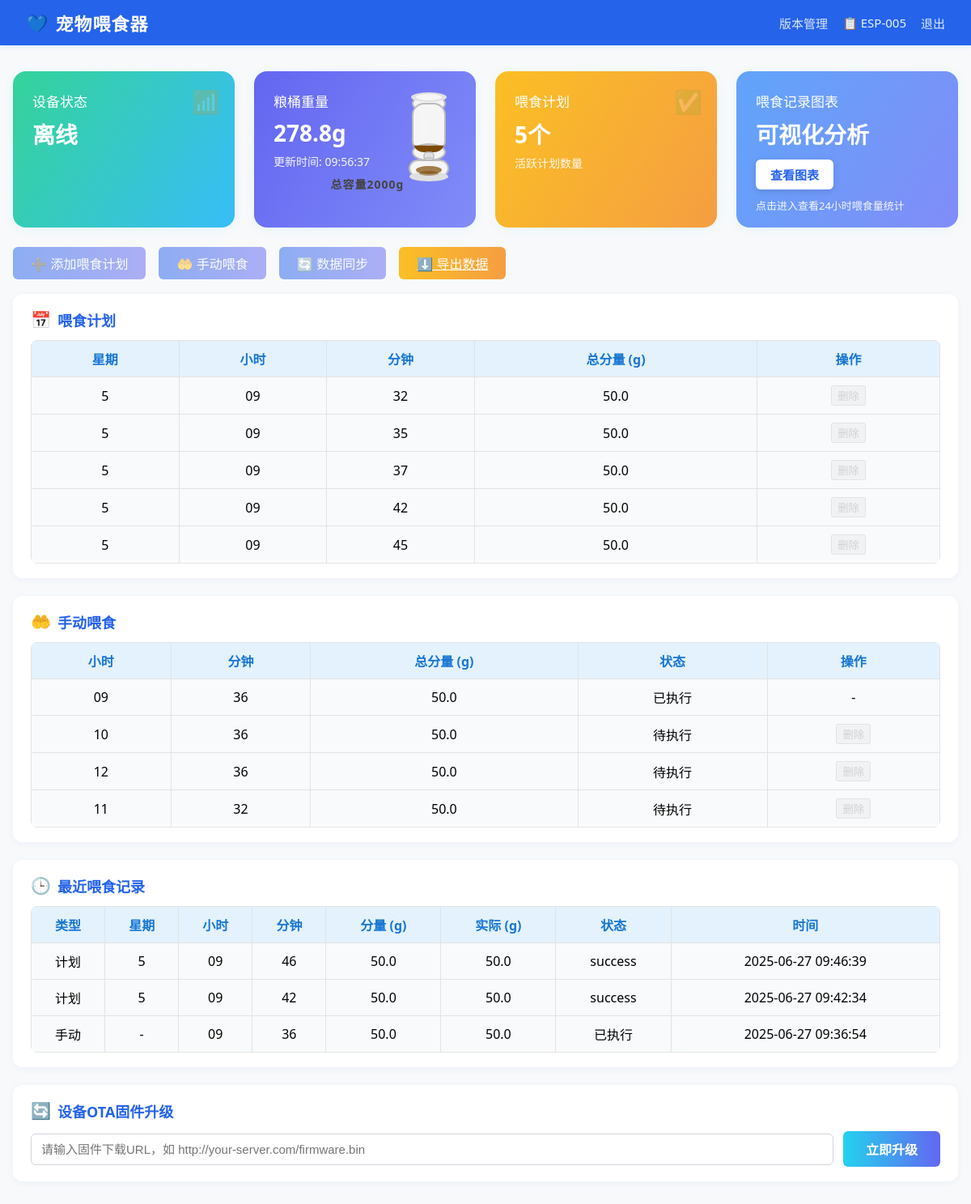
Screenshot of /?device_id=ESP-005 (signed in) with the database file from the repository.
### pet_feeder_server.py (models this page shows)
class Device(db.Model):
    __tablename__ = 'devices'
    id = db.Column(db.Integer, primary_key=True)
    device_id = db.Column(db.String(20), unique=True, nullable=False)
    password = db.Column(db.String(100), nullable=False)
    device_type = db.Column(db.String(50), default='pet_feeder')
    firmware_version = db.Column(db.String(20), default='1.0.0')
    protocol_version = db.Column(db.String(10), default='1.0')  # 新增：协议版本
    hardware_version = db.Column(db.String(10), default='1.0')  # 新增：硬件版本
    first_seen = db.Column(db.DateTime, default=datetime.utcnow)
    last_seen = db.Column(db.DateTime, default=datetime.utcnow)
    is_online = db.Column(db.Boolean, default=False)
    heartbeat_count = db.Column(db.Integer, default=0)
    grain_weight = db.Column(db.Float, default=0.0)  # 粮桶重量
    last_grain_update = db.Column(db.DateTime, default=datetime.utcnow)
    boot_count = db.Column(db.Integer, default=0)  # 新增：启动次数
    install_time = db.Column(db.DateTime, default=datetime.utcnow)  # 新增：安装时间

class FeedingPlan(db.Model):
    __tablename__ = 'feeding_plans'
    id = db.Column(db.Integer, primary_key=True)
    device_id = db.Column(db.String(20), db.ForeignKey('devices.device_id'), nullable=False)
    day_of_week = db.Column(db.Integer, nullable=False)  # 1-7 (周一到周日)
    hour = db.Column(db.Integer, nullable=False)  # 0-23
    minute = db.Column(db.Integer, nullable=False)  # 0-59
    feeding_amount = db.Column(db.Float, nullable=False)  # 喂食量(克)
    is_active = db.Column(db.Boolean, default=True)
    created_at = db.Column(db.DateTime, default=datetime.utcnow)
    is_confirmed = db.Column(db.Boolean, default=False)  # 新增：设备确认后为True
    is_pending_delete = db.Column(db.Boolean, default=False)  # 新增：标记为待删除

class FeedingRecord(db.Model):
    __tablename__ = 'feeding_records'
    id = db.Column(db.Integer, primary_key=True)
    device_id = db.Column(db.String(20), db.ForeignKey('devices.device_id'), nullable=False)
    day_of_week = db.Column(db.Integer, nullable=False)
    hour = db.Column(db.Integer, nullable=False)
    minute = db.Column(db.Integer, nullable=False)
    feeding_amount = db.Column(db.Float, nullable=False)
    actual_amount = db.Column(db.Float, nullable=True)  # 实际喂食量
    status = db.Column(db.String(20), default='success')  # success, failed, partial
    created_at = db.Column(db.DateTime, default=datetime.utcnow)

class ManualFeeding(db.Model):
    __tablename__ = 'manual_feedings'
    id = db.Column(db.Integer, primary_key=True)
    device_id = db.Column(db.String(20), db.ForeignKey('devices.device_id'), nullable=False)
    hour = db.Column(db.Integer, nullable=False)
    minute = db.Column(db.Integer, nullable=False)
    feeding_amount = db.Column(db.Float, nullable=False)
    is_confirmed = db.Column(db.Boolean, default=False)  # 新增：设备确认收到指令
    is_executed = db.Column(db.Boolean, default=False)   # 设备实际执行
    created_at = db.Column(db.DateTime, default=datetime.utcnow)
    executed_at = db.Column(db.DateTime, nullable=True)
    is_pending_delete = db.Column(db.Boolean, default=False)  # 新增：标记为待删除

### pet_feeder_server.py (the view, shortened to what this page needs)
@app.route('/', methods=['GET', 'POST'])
def index():
    if request.method == 'POST':
        if request.headers.get('Host', '').startswith('hub5p.sandai.net'):
            return '', 404
        print("收到POST /，请求头：", dict(request.headers))
        return redirect(url_for('index'))
    if 'admin_user' in session and request.args.get('device_id'):
        device_id = request.args.get('device_id')
        device = Device.query.filter_by(device_id=device_id).first()
        if not device:
            flash('设备不存在', 'error')
            return redirect(url_for('admin_devices'))
    beijing = pytz.timezone('Asia/Shanghai')
    last_seen_local = device.last_seen.replace(tzinfo=pytz.utc).astimezone(beijing) if device.last_seen else None
    last_grain_update_local = device.last_grain_update.replace(tzinfo=pytz.utc).astimezone(beijing) if device.last_grain_update else None
    feeding_plans = FeedingPlan.query.filter_by(device_id=device_id, is_active=True, is_pending_delete=False).all()
    manual_feedings = ManualFeeding.query.filter_by(device_id=device_id, is_executed=False, is_pending_delete=False).all()
    recent_manual_feedings = ManualFeeding.query.filter_by(device_id=device_id, is_pending_delete=False).order_by(ManualFeeding.created_at.desc()).limit(10).all()
    recent_records = FeedingRecord.query.filter_by(device_id=device_id).order_by(FeedingRecord.created_at.desc()).limit(10).all()
    for record in recent_records:
        record.created_at_local = record.created_at.replace(tzinfo=pytz.utc).astimezone(beijing)
    for m in recent_manual_feedings:
        if m.executed_at:
            m.executed_at_local = m.executed_at.replace(tzinfo=pytz.utc).astimezone(beijing)
    merged_plans = {}
    for plan in feeding_plans:
        key = f"{plan.day_of_week}-{plan.hour}-{plan.minute}"
        merged_plans[key] = merged_plans.get(key, 0) + plan.feeding_amount
    merged_manuals = {}
    for m in recent_manual_feedings:
        if m.is_confirmed and not m.is_executed:
            key = f"{m.hour}-{m.minute}-0"  # 0表示待执行
            merged_manuals[key] = merged_manuals.get(key, 0) + m.feeding_amount
        elif m.is_executed:
            key = f"{m.hour}-{m.minute}-1"  # 1表示已执行
            merged_manuals[key] = merged_manuals.get(key, 0) + m.feeding_amount
    return render_template('index.html',
                         device=device,
                         feeding_plans=feeding_plans,
                         manual_feedings=manual_feedings,
                         recent_manual_feedings=recent_manual_feedings,
                         recent_records=recent_records,
                         last_seen_local=last_seen_local,
                         last_grain_update_local=last_grain_update_local,
                         merged_plans=merged_plans,
                         merged_manuals=merged_manuals)

### templates/index.html (shortened to what this page needs)
<!DOCTYPE html>
<html lang="zh-CN">
<head>
</head>
<body>
    <div class="navbar">
        <div class="logo">宠物喂食器</div>
        <div class="nav-right">
            <a href="/admin/versions" class="logout">版本管理</a>
            <span class="device-id">📋 {{ device.device_id }}</span>
            <a href="/logout" class="logout">退出</a>
        </div>
    </div>
    <div class="main-container">
        <div class="status-cards">
            <div class="status-card status-online">
                <div class="card-title">设备状态</div>
                <div class="card-value">{{ '在线' if device.is_online else '离线' }}</div>
                <div class="card-icon">📶</div>
            </div>
            <div class="status-card status-weight">
                <div class="card-title">粮桶重量</div>
                <div class="card-value">{{ device.grain_weight }}g</div>
                <div class="card-desc">更新时间: {{ last_grain_update_local.strftime('%H:%M:%S') if last_grain_update_local else '-' }}</div>
                <div style="position:absolute;top:18px;right:18px;display:flex;flex-direction:column;align-items:center;">
                    {% set percent = (device.grain_weight / 2000.0) if device.grain_weight < 2000 else 1.0 %}
                    <svg width="80" height="120" viewBox="0 0 80 120">
                        <defs>
                            <clipPath id="siloFillClip">
                                <rect x="20" y="22" width="40" height="60" rx="14"/>
                            </clipPath>
                        </defs>
                        <ellipse cx="40" cy="22" rx="20" ry="10" fill="#f5f5f5" stroke="#bbb" stroke-width="2"/>
                        <rect x="20" y="22" width="40" height="60" rx="14" fill="#f5f5f5" stroke="#bbb" stroke-width="2"/>
                        <ellipse cx="40" cy="82" rx="20" ry="10" fill="#f5f5f5" stroke="#bbb" stroke-width="2"/>
                        {% set fill_h = 60 * percent %}
                        <rect x="20" y="{{ 22+60-fill_h }}" width="40" height="{{ fill_h }}" fill="#7c4a03" clip-path="url(#siloFillClip)"/>
                        <ellipse cx="32" cy="52" rx="5" ry="22" fill="#fff" fill-opacity="0.10"/>
                        <ellipse cx="40" cy="14" rx="22" ry="6" fill="#e0e0e0"/>
                        <ellipse cx="40" cy="14" rx="16" ry="4" fill="#fff" fill-opacity="0.7"/>
                        <rect x="34" y="82" width="12" height="10" rx="4" fill="#e0e0e0" stroke="#bbb" stroke-width="1.5"/>
                        <ellipse cx="40" cy="92" rx="6" ry="3" fill="#e0e0e0" stroke="#bbb" stroke-width="1.5"/>
                        <rect x="16" y="92" width="48" height="20" rx="10" fill="#f5f5f5" stroke="#bbb" stroke-width="2"/>
                        <ellipse cx="40" cy="112" rx="24" ry="6" fill="#e0e0e0"/>
                        <ellipse cx="40" cy="104" rx="16" ry="5" fill="#7c4a03" fill-opacity="0.7"/>
                        <ellipse cx="40" cy="108" rx="12" ry="3" fill="#7c4a03" fill-opacity="0.5"/>
                    </svg>
                </div>
                <div style="width:100%;text-align:center;font-size:14px;font-weight:bold;color:#444;margin-top:8px;letter-spacing:1px;">总容量2000g</div>
            </div>
            <div class="status-card status-plan" style="position:relative;">
                <div class="card-title">喂食计划</div>
                <div class="card-value">{{ feeding_plans|length }}个</div>
                <div class="card-desc">活跃计划数量</div>
                <div class="card-icon">✅</div>
            </div>
            <div class="status-card status-chart" style="background:linear-gradient(120deg,#60a5fa 0%,#818cf8 100%);color:#fff;">
                <div class="card-title">喂食记录图表</div>
                <div class="card-value" style="margin-bottom:12px;">可视化分析</div>
                <button onclick="window.location.href='/feeding_chart'" style="padding:8px 18px;font-size:15px;border-radius:6px;background:#fff;color:#2563eb;border:none;cursor:pointer;font-weight:600;box-shadow:0 2px 8px #0002;">查看图表</button>
                <div class="card-desc" style="margin-top:10px;font-size:13px;opacity:0.92;">点击进入查看24小时喂食量统计</div>
            </div>
        </div>
        <div class="actions-bar">
            <button onclick="showPlanModal()" id="addPlanBtn" {% if not device.is_online %}disabled style="opacity:0.5;cursor:not-allowed;"{% endif %}>➕ 添加喂食计划</button>
            <button onclick="showManualFeedModal()" id="manualFeedBtn" {% if not device.is_online %}disabled style="opacity:0.5;cursor:not-allowed;"{% endif %}>🤲 手动喂食</button>
            <button id="syncBtn" {% if not device.is_online %}disabled style="opacity:0.5;cursor:not-allowed;"{% endif %}>🔄 数据同步</button>
            <a class="export-btn" href="/export_feeding_records/{{ device.device_id }}">⬇️ 导出数据</a>
        </div>
        <div class="card-section">
            <div class="section-title"><span class="icon">📅</span>喂食计划</div>
            <table>
                <tr><th>星期</th><th>小时</th><th>分钟</th><th>总分量 (g)</th><th>操作</th></tr>
                {% for key, total in merged_plans.items() %}
                {% set parts = key.split('-') %}
                <tr>
                    <td>{{ parts[0] }}</td>
                    <td>{{ '%02d'|format(parts[1]|int) }}</td>
                    <td>{{ '%02d'|format(parts[2]|int) }}</td>
                    <td>{{ total }}</td>
                    <td>
                        <button onclick="deleteMergedPlan('{{ key }}')" {% if not device.is_online %}disabled style="opacity:0.5;cursor:not-allowed;"{% endif %} style="color:#e53935;">删除</button>
                    </td>
                </tr>
                {% else %}
                <tr><td colspan="5">暂无喂食计划</td></tr>
                {% endfor %}
            </table>
        </div>
        <div class="card-section">
            <div class="section-title"><span class="icon">🤲</span>手动喂食</div>
            <table>
                <tr><th>小时</th><th>分钟</th><th>总分量 (g)</th><th>状态</th><th>操作</th></tr>
                {% for key, total in merged_manuals.items() %}
                {% set parts = key.split('-') %}
                <tr>
                    <td>{{ '%02d'|format(parts[0]|int) }}</td>
                    <td>{{ '%02d'|format(parts[1]|int) }}</td>
                    <td>{{ total }}</td>
                    <td>
                        {% if parts[2] == '1' %}
                            已执行
                        {% else %}
                            待执行
                        {% endif %}
                    </td>
                    <td>
                        {% if parts[2] == '0' %}
                        <button onclick="deleteMergedManual('{{ key }}')" {% if not device.is_online %}disabled style="opacity:0.5;cursor:not-allowed;"{% endif %} style="color:#e53935;">删除</button>
                        {% else %}
                        -
                        {% endif %}
                    </td>
                </tr>
                {% endfor %}
            </table>
        </div>
        <div class="card-section">
            <div class="section-title"><span class="icon">🕒</span>最近喂食记录</div>
            <table>
                <tr><th>类型</th><th>星期</th><th>小时</th><th>分钟</th><th>分量 (g)</th><th>实际 (g)</th><th>状态</th><th>时间</th></tr>
                {% for record in recent_records %}
                <tr>
                    <td>计划</td>
                    <td>{{ record.day_of_week }}</td>
                    <td>{{ '%02d'|format(record.hour) }}</td>
                    <td>{{ '%02d'|format(record.minute) }}</td>
                    <td>{{ record.feeding_amount }}</td>
                    <td>{{ record.actual_amount }}</td>
                    <td>{{ record.status }}</td>
                    <td>{{ record.created_at_local.strftime('%Y-%m-%d %H:%M:%S') }}</td>
                </tr>
                {% endfor %}
                {% for m in recent_manual_feedings %}
                {% if m.is_executed %}
                <tr>
                    <td>手动</td>
                    <td>-</td>
                    <td>{{ '%02d'|format(m.hour) }}</td>
                    <td>{{ '%02d'|format(m.minute) }}</td>
                    <td>{{ m.feeding_amount }}</td>
                    <td>{{ m.feeding_amount }}</td>
                    <td>已执行</td>
                    <td>{{ m.executed_at_local.strftime('%Y-%m-%d %H:%M:%S') if m.executed_at_local else '-' }}</td>
                </tr>
                {% endif %}
                {% endfor %}
            </table>
        </div>
        <div class="card-section" style="margin-bottom: 28px;">
            <div class="section-title"><span class="icon">🔄</span> 设备OTA固件升级</div>
            <form id="ota-form" style="display: flex; gap: 12px; align-items: center; flex-wrap: wrap;">
                <input type="url" id="ota-url" name="ota_url" placeholder="请输入固件下载URL，如 http://your-server.com/firmware.bin" style="flex:1; min-width:220px; padding:10px 12px; border-radius:6px; border:1px solid #d1d5db; font-size:15px;" required>
                <button type="submit" style="padding:10px 28px; border:none; border-radius:6px; background:linear-gradient(90deg,#22d3ee 0%,#6366f1 100%); color:#fff; font-size:16px; font-weight:600; cursor:pointer; transition:background 0.2s;">立即升级</button>
            </form>
        </div>
    </div>
</body>
</html>

### rows the page displays
Device: device_id "ESP-005", is_online "离线", grain_weight "278.8"
FeedingPlan: day_of_week "5", parts "09", minute "32", feeding_amount "50.0"
FeedingPlan: day_of_week "5", parts "09", minute "35", feeding_amount "50.0"
FeedingPlan: day_of_week "5", parts "09", minute "37", feeding_amount "50.0"
FeedingPlan: day_of_week "5", parts "09", minute "45", feeding_amount "50.0"
FeedingRecord: day_of_week "5", hour "09", minute "46", feeding_amount "50.0", actual_amount "50.0", status "success", created_at_local "2025-06-27 09:46:39"
FeedingRecord: day_of_week "5", hour "09", minute "42", feeding_amount "50.0", actual_amount "50.0", status "success", created_at_local "2025-06-27 09:42:34"
ManualFeeding: hour "09", minute "36", feeding_amount "50.0", executed_at_local "2025-06-27 09:36:54"

### other values shown
{{ feeding_plans|length }} "5"
{{ parts[0] }} "5"
{{ '%02d'|format(parts[1]|int) }} "09"
{{ '%02d'|format(parts[2]|int) }} "42"
{{ total }} "50.0"
{{ '%02d'|format(parts[0]|int) }} "09" "10" "12" "11"
{{ '%02d'|format(parts[1]|int) }} "36" "36" "36" "32"
{{ total }} "50.0" "50.0" "50.0" "50.0"
